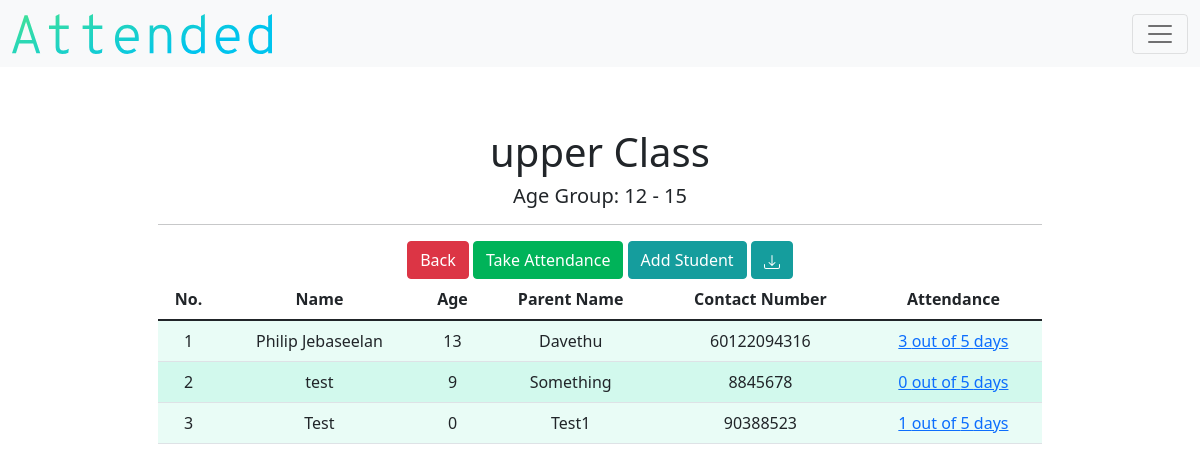
Page /detail_class/1 (signed in) on the earlier database version.
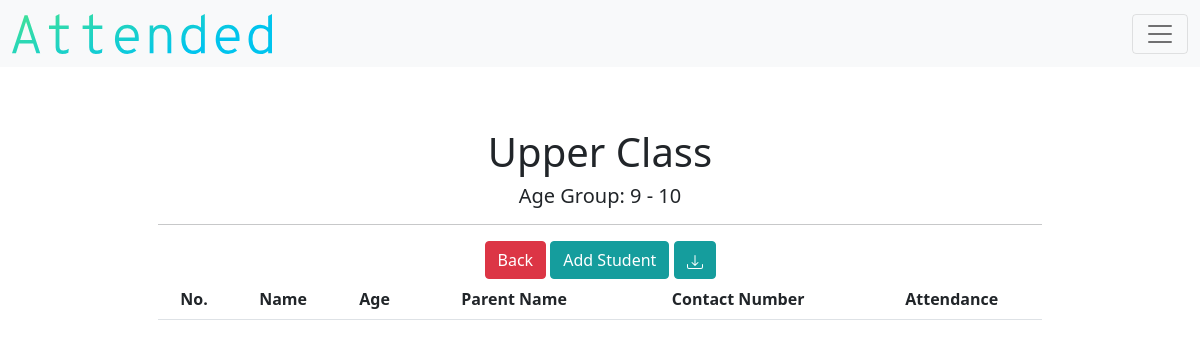
Same page on the later database version.
### models.py (models this page shows)
class Class(db.Model):
    __tablename__ = "class"
    id = db.Column(db.Integer, primary_key=True)
    teacher_id = db.Column(db.Integer, db.ForeignKey("teacher.id"))
    name = db.Column(db.String(), nullable=False)
    lowest_age = db.Column(db.Integer, nullable=False)
    highest_age = db.Column(db.Integer, nullable=False)
    student_count = db.Column(db.Integer, default=0)
    attendance_count = db.Column(db.Integer, default=0)
    class_attends = db.relationship("Attendance", backref="class_attend")

class Student(db.Model):
    __tablename__ = "student"
    id = db.Column(db.Integer, primary_key=True)
    teacher_id = db.Column(db.Integer, db.ForeignKey("teacher.id"))
    class_id = db.Column(db.Integer, nullable=True, default=0)
    name = db.Column(db.String(), nullable=False)
    birth = db.Column(db.String(),nullable=False)
    age = db.Column(db.Integer(), nullable=False)
    parent = db.Column(db.String(), nullable=True)
    parent2 = db.Column(db.String(), nullable=True)
    number = db.Column(db.Integer, nullable=True)
    number2 = db.Column(db.Integer, nullable=True)
    email = db.Column(db.String(), nullable=True)
    email2 = db.Column(db.String(), nullable=True)
    address = db.Column(db.String(), nullable=False)
    city = db.Column(db.String(), nullable=False)
    state = db.Column(db.String(), nullable=False)
    postcode = db.Column(db.Integer, nullable=False)
    attend_count = db.Column(db.Integer, nullable=True, default=0)
    student_attends = db.relationship("Attendance", backref="student_attend")

### application.py (the view)
@app.route("/detail_class/<string:id>")
def detail_class(id):
    if not current_user.is_authenticated:
        return redirect("/login")
    else:
        TABLE_HEADERS=["No.", "Name", "Age", "Parent Name", "Contact Number", "Attendance"]
        teacher = current_user.get_id()
        class_object = Class.query.filter_by(id = id).first()
        students = Student.query.filter_by(class_id=id, teacher_id=teacher)
        class_attendance = Attendance.query.filter_by(class_id=id, teacher_id=teacher)
        return render_template("detail-class.html", classes=class_object, headers=TABLE_HEADERS, students=students, attendances=class_attendance)

### application.py (called while the page is built)
@login.user_loader
def load_user(id):
    return Teacher.query.get(id)

### templates/detail-class.html (shortened to what this page needs)
{% extends "layout.html" %}
{% block main %}
        <h1>{{classes.name}}</h1>
        <h5> Age Group: {{classes.lowest_age}} - {{classes.highest_age}} </h5>
        <hr>
        <div class="d-grid gap-2 d-md-block">
          <a class="btn btn-danger" id="detail-class-back" href="/class" type="button">Back</a>
          {% if classes.student_count != 0 %}
          <a class="btn btn-success" id="detail-class-attendance" href="/take-attendance/{{classes.id}}" role="button">Take Attendance</a>
          {% endif %}
          <a class="btn btn-secondary" id="detail-class-add" href="/add_student_class/{{classes.id}}" role="button">Add Student</a>
          <button type="button" class="btn btn-secondary"></button>
        </div>
        <div class="table-responsive">
          <table class="table table-hover">
                  <thead>
                          <tr>
                                  {% for header in headers %}
                                  <th id="header"> {{ header }} </th>
                                  {% endfor %}
                          </tr>
                  </thead>
                  <tbody>
                  {% for student in students %}
                  <tr>
                          <td class="counterCell"></td>
                          <td>{{student.name}}</td>
                          <td> {{student.age }} </td>
                          <td> {{student.parent}} </td>
                          <td> {{student.number}} </td>
                          <td><a href="/detail_attendance/{{student.id}}">{{student.attend_count}} out of {{classes.attendance_count}} days</a></td>
                  </tr>
                  {% endfor %}
                  </tbody>
          </table>
        </div>
{% endblock %}

Differences in the rows shown:
no longer on this page (row edited): Student: name "Philip Jebaseelan", age "13", parent "Davethu", number "60122094316", attend_count "3", {{ classes.attendance_count }} "5"
no longer on this page (row edited): Student: name "test", age "9", parent "Something", number "8845678", attend_count "0", {{ classes.attendance_count }} "5"
removed Student: name "Test", age "0", parent "Test1", number "90388523", attend_count "1", {{ classes.attendance_count }} "5"
changed Class: name "upper Class" → "Upper Class"; lowest_age "12" → "9"; highest_age "15" → "10"; student_count 3 → 0 (drawn)
Other differences:
text no longer shown: "Take Attendance"
